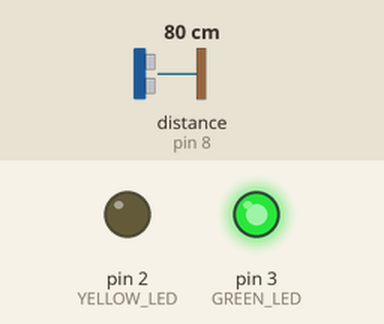
The sketch below on a simulated Arduino Uno, built with avr-gcc and run on an emulated ATmega328P. Shown: output pins drawn as LEDs (lit = HIGH). Wiring (inferred from the names in the program): ultrasonic range finder: trigger pin 7; echo pin 8. The inputs (shaded band) are chosen by the test bench; at power-on: distance to the obstacle (sensor on pin 8) 80 cm. The echo pulse lasts 58.3 µs per cm; pins used as bus, display or sensor lines are not drawn.

Above: at 1.2 s.
1.3 s: distance to the obstacle (sensor on pin 8) set to 12 cm
2.8 s: distance to the obstacle (sensor on pin 8) set to 9 cm
At 3.6 s:
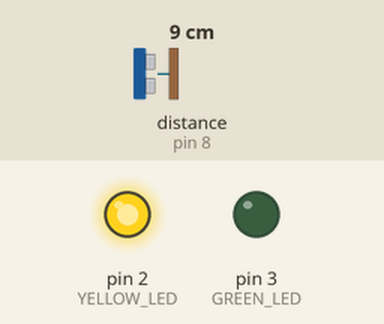
4.3 s: distance to the obstacle (sensor on pin 8) set to 7 cm
5.8 s: distance to the obstacle (sensor on pin 8) set to 4 cm
At 6.2 s:
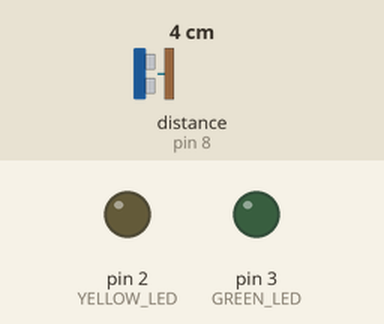
7.3 s: distance to the obstacle (sensor on pin 8) set to 18 cm
At 8.2 s:
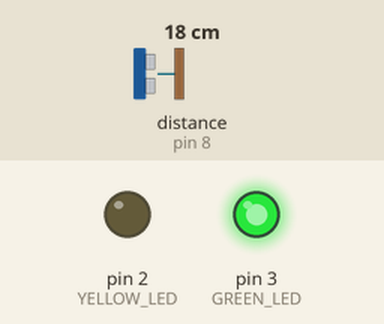
8.8 s: distance to the obstacle (sensor on pin 8) set to 2 cm
At 9.2 s:
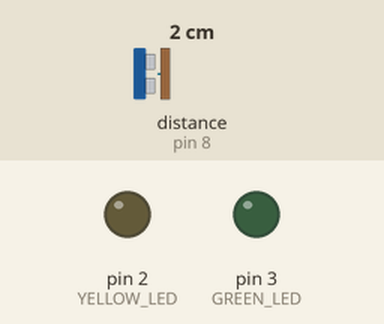
Timing chart, 0 to 11.3 s (numbered marks = the images above; inputs shaded):
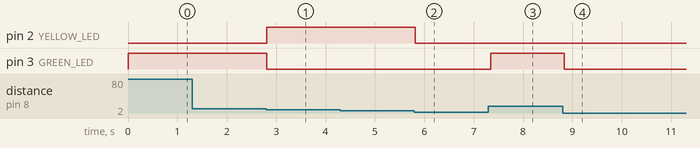

The sketch:

hc-sr04-led.ino
```cpp
const int trigger_pin = 7;
const int echo_pin = 8;
long travel_time, distance;

const int RED_LED = 1;
const int YELLOW_LED = 2;
const int GREEN_LED = 3;

void setup() {
  Serial.begin(9600);
  pinMode(trigger_pin, OUTPUT);
  pinMode(echo_pin, INPUT);

  pinMode(RED_LED, OUTPUT);
  pinMode(YELLOW_LED, OUTPUT);
  pinMode(GREEN_LED, OUTPUT);
}

void loop() {
  digitalWrite(trigger_pin, LOW);
  delayMicroseconds(5);
  digitalWrite(trigger_pin, HIGH);
  delayMicroseconds(10);
  digitalWrite(trigger_pin, LOW);

  travel_time = pulseIn(echo_pin, HIGH);
  distance = 0.01715 * travel_time;

  if (distance < 5){
    digitalWrite(RED_LED, HIGH);
    digitalWrite(YELLOW_LED, LOW);
    digitalWrite(GREEN_LED, LOW);
  } else if (distance < 10 && distance >= 5){
    digitalWrite(RED_LED, LOW);
    digitalWrite(YELLOW_LED, HIGH);
    digitalWrite(GREEN_LED, LOW);
  } else{
    digitalWrite(RED_LED, LOW);
    digitalWrite(YELLOW_LED, LOW);
    digitalWrite(GREEN_LED, HIGH);
  }
  delay(50);
}
```

Measured:
- the behaviour switches between 11 and 10 cm on distance to the obstacle (sensor on pin 8) (found by bisection; images 0 and 1)
- the behaviour switches between 6 and 5 cm on distance to the obstacle (sensor on pin 8) (found by bisection; images 1 and 2)
- after the input at 1.3 s, every drawn part: stays the same
- after the input at 2.8 s, pin 2 (YELLOW_LED): LOW → HIGH at once; pin 3 (GREEN_LED): HIGH → LOW at once
- after the input at 4.3 s, every drawn part: stays the same
- after the input at 5.8 s, pin 2 (YELLOW_LED): HIGH → LOW at once
- after the input at 7.3 s, pin 3 (GREEN_LED): LOW → HIGH at once
- after the input at 8.8 s, pin 3 (GREEN_LED): HIGH → LOW at once
